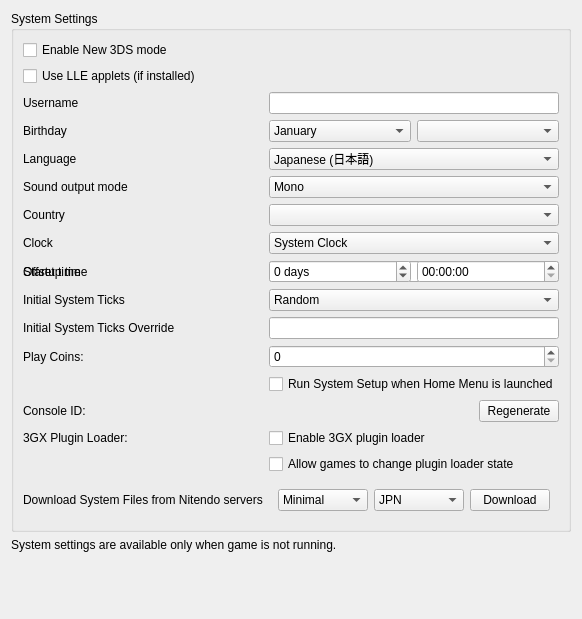
<?xml version="1.0" encoding="UTF-8"?>
<ui version="4.0">
 <class>ConfigureSystem</class>
 <widget class="QWidget" name="ConfigureSystem">
  <property name="geometry">
   <rect>
    <x>0</x>
    <y>0</y>
    <width>535</width>
    <height>619</height>
   </rect>
  </property>
  <property name="windowTitle">
   <string>Form</string>
  </property>
  <layout class="QHBoxLayout" name="horizontalLayout">
   <item>
    <layout class="QVBoxLayout" name="verticalLayout">
     <item>
      <widget class="QGroupBox" name="group_system_settings">
       <property name="title">
        <string>System Settings</string>
       </property>
       <layout class="QGridLayout" name="gridLayout">
        <item row="1" column="0">
         <widget class="QCheckBox" name="toggle_new_3ds">
          <property name="text">
           <string>Enable New 3DS mode</string>
          </property>
         </widget>
        </item>
        <item row="2" column="0">
         <widget class="QCheckBox" name="toggle_lle_applets">
          <property name="text">
           <string>Use LLE applets (if installed)</string>
          </property>
         </widget>
        </item>
        <item row="3" column="1">
         <widget class="QLineEdit" name="edit_username">
          <property name="sizePolicy">
           <sizepolicy hsizetype="Preferred" vsizetype="Fixed">
            <horstretch>0</horstretch>
            <verstretch>0</verstretch>
           </sizepolicy>
          </property>
          <property name="maxLength">
           <number>10</number>
          </property>
         </widget>
        </item>
        <item row="3" column="0">
         <widget class="QLabel" name="label_username">
          <property name="text">
           <string>Username</string>
          </property>
         </widget>
        </item>
        <item row="4" column="0">
         <widget class="QLabel" name="label_birthday">
          <property name="text">
           <string>Birthday</string>
          </property>
         </widget>
        </item>
        <item row="4" column="1">
         <layout class="QHBoxLayout" name="horizontalLayout_birthday2">
          <item>
           <widget class="QComboBox" name="combo_birthmonth">
            <item>
             <property name="text">
              <string>January</string>
             </property>
            </item>
            <item>
             <property name="text">
              <string>February</string>
             </property>
            </item>
            <item>
             <property name="text">
              <string>March</string>
             </property>
            </item>
            <item>
             <property name="text">
              <string>April</string>
             </property>
            </item>
            <item>
             <property name="text">
              <string>May</string>
             </property>
            </item>
            <item>
             <property name="text">
              <string>June</string>
             </property>
            </item>
            <item>
             <property name="text">
              <string>July</string>
             </property>
            </item>
            <item>
             <property name="text">
              <string>August</string>
             </property>
            </item>
            <item>
             <property name="text">
              <string>September</string>
             </property>
            </item>
            <item>
             <property name="text">
              <string>October</string>
             </property>
            </item>
            <item>
             <property name="text">
              <string>November</string>
             </property>
            </item>
            <item>
             <property name="text">
              <string>December</string>
             </property>
            </item>
           </widget>
          </item>
          <item>
           <widget class="QComboBox" name="combo_birthday"/>
          </item>
         </layout>
        </item>
        <item row="5" column="0">
         <widget class="QLabel" name="label_language">
          <property name="text">
           <string>Language</string>
          </property>
         </widget>
        </item>
        <item row="5" column="1">
         <widget class="QComboBox" name="combo_language">
          <property name="toolTip">
           <string>Note: this can be overridden when region setting is auto-select</string>
          </property>
          <item>
           <property name="text">
            <string>Japanese (日本語)</string>
           </property>
          </item>
          <item>
           <property name="text">
            <string>English</string>
           </property>
          </item>
          <item>
           <property name="text">
            <string>French (français)</string>
           </property>
          </item>
          <item>
           <property name="text">
            <string>German (Deutsch)</string>
           </property>
          </item>
          <item>
           <property name="text">
            <string>Italian (italiano)</string>
           </property>
          </item>
          <item>
           <property name="text">
            <string>Spanish (español)</string>
           </property>
          </item>
          <item>
           <property name="text">
            <string>Simplified Chinese (简体中文)</string>
           </property>
          </item>
          <item>
           <property name="text">
            <string>Korean (한국어)</string>
           </property>
          </item>
          <item>
           <property name="text">
            <string>Dutch (Nederlands)</string>
           </property>
          </item>
          <item>
           <property name="text">
            <string>Portuguese (português)</string>
           </property>
          </item>
          <item>
           <property name="text">
            <string>Russian (Русский)</string>
           </property>
          </item>
          <item>
           <property name="text">
            <string>Traditional Chinese (正體中文)</string>
           </property>
          </item>
         </widget>
        </item>
        <item row="6" column="0">
         <widget class="QLabel" name="label_sound">
          <property name="text">
           <string>Sound output mode</string>
          </property>
         </widget>
        </item>
        <item row="6" column="1">
         <widget class="QComboBox" name="combo_sound">
          <item>
           <property name="text">
            <string>Mono</string>
           </property>
          </item>
          <item>
           <property name="text">
            <string>Stereo</string>
           </property>
          </item>
          <item>
           <property name="text">
            <string>Surround</string>
           </property>
          </item>
         </widget>
        </item>
        <item row="7" column="0">
         <widget class="QLabel" name="label_country">
          <property name="text">
           <string>Country</string>
          </property>
         </widget>
        </item>
        <item row="7" column="1">
         <widget class="QComboBox" name="combo_country"/>
        </item>
        <item row="8" column="0">
         <widget class="QLabel" name="label_init_clock">
          <property name="text">
           <string>Clock</string>
          </property>
         </widget>
        </item>
        <item row="8" column="1">
         <widget class="QComboBox" name="combo_init_clock">
          <item>
           <property name="text">
            <string>System Clock</string>
           </property>
          </item>
          <item>
           <property name="text">
            <string>Fixed Time</string>
           </property>
          </item>
         </widget>
        </item>
        <item row="9" column="0">
         <widget class="QLabel" name="label_init_time">
          <property name="text">
           <string>Startup time</string>
          </property>
         </widget>
        </item>
        <item row="9" column="1">
         <widget class="QDateTimeEdit" name="edit_init_time">
          <property name="displayFormat">
           <string>yyyy-MM-ddTHH:mm:ss</string>
          </property>
         </widget>
        </item>
        <item row="9" column="0">
         <widget class="QLabel" name="label_init_time_offset">
          <property name="text">
           <string>Offset time</string>
          </property>
         </widget>
        </item>
        <item row="9" column="1">
         <layout class="QGridLayout" name="edit_init_time_offset_grid">
          <item row="0" column="0">
           <widget class="QSpinBox" name="edit_init_time_offset_days">
            <property name="suffix">
             <string> days</string>
            </property>
            <property name="minimum">
             <number>-2147483648</number>
            </property>
            <property name="maximum">
             <number>2147483647</number>
            </property>
           </widget>
          </item>
          <item row="0" column="1">
           <widget class="QTimeEdit" name="edit_init_time_offset_time">
            <property name="displayFormat">
             <string>HH:mm:ss</string>
            </property>
           </widget>
          </item>
         </layout>
        </item>
        <item row="10" column="0">
         <widget class="QLabel" name="label_init_ticks_type">
          <property name="text">
           <string>Initial System Ticks</string>
          </property>
         </widget>
        </item>
        <item row="10" column="1">
         <widget class="QComboBox" name="combo_init_ticks_type">
          <item>
           <property name="text">
            <string>Random</string>
           </property>
          </item>
          <item>
           <property name="text">
            <string>Fixed</string>
           </property>
          </item>
         </widget>
        </item>
        <item row="11" column="0">
         <widget class="QLabel" name="label_init_ticks_value">
          <property name="text">
           <string>Initial System Ticks Override</string>
          </property>
         </widget>
        </item>
        <item row="11" column="1">
         <widget class="QLineEdit" name="edit_init_ticks_value">
          <property name="sizePolicy">
           <sizepolicy hsizetype="Preferred" vsizetype="Fixed">
            <horstretch>0</horstretch>
            <verstretch>0</verstretch>
           </sizepolicy>
          </property>
          <property name="maxLength">
           <number>20</number>
          </property>
         </widget>
        </item>
        <item row="12" column="0">
         <widget class="QLabel" name="label_play_coins">
          <property name="text">
           <string>Play Coins:</string>
          </property>
         </widget>
        </item>
        <item row="12" column="1">
         <widget class="QSpinBox" name="spinBox_play_coins">
          <property name="maximum">
           <number>300</number>
          </property>
         </widget>
        </item>
        <item row="13" column="1">
         <widget class="QCheckBox" name="toggle_system_setup">
          <property name="text">
           <string>Run System Setup when Home Menu is launched</string>
          </property>
         </widget>
        </item>
        <item row="14" column="0">
         <widget class="QLabel" name="label_console_id">
          <property name="text">
           <string>Console ID:</string>
          </property>
         </widget>
        </item>
        <item row="14" column="1">
         <widget class="QPushButton" name="button_regenerate_console_id">
          <property name="sizePolicy">
           <sizepolicy hsizetype="Fixed" vsizetype="Fixed">
            <horstretch>0</horstretch>
            <verstretch>0</verstretch>
           </sizepolicy>
          </property>
          <property name="layoutDirection">
           <enum>Qt::RightToLeft</enum>
          </property>
          <property name="text">
           <string>Regenerate</string>
          </property>
         </widget>
        </item>
        <item row="15" column="0">
         <widget class="QLabel" name="label_plugin_loader">
          <property name="text">
           <string>3GX Plugin Loader:</string>
          </property>
         </widget>
        </item>
        <item row="15" column="1">
         <widget class="QCheckBox" name="plugin_loader">
          <property name="text">
           <string>Enable 3GX plugin loader</string>
          </property>
         </widget>
        </item>
        <item row="16" column="1">
         <widget class="QCheckBox" name="allow_plugin_loader">
          <property name="text">
           <string>Allow games to change plugin loader state</string>
          </property>
         </widget>
        </item>
        <item row="17" column="0">
         <widget class="QLabel" name="label_nus_download">
          <property name="text">
           <string>Download System Files from Nitendo servers</string>
          </property>
         </widget>
        </item>
        <item row="17" column="1">
         <widget class="QWidget" name="body_nus_download">
          <layout class="QHBoxLayout" name="horizontalLayout_nus_download">
           <item>
            <widget class="QComboBox" name="combo_download_set">
             <item>
              <property name="text">
               <string>Minimal</string>
              </property>
             </item>
             <item>
              <property name="text">
               <string>Old 3DS</string>
              </property>
             </item>
             <item>
              <property name="text">
               <string>New 3DS</string>
              </property>
             </item>
            </widget>
           </item>
           <item>
            <widget class="QComboBox" name="combo_download_region">
             <item>
              <property name="text">
               <string>JPN</string>
              </property>
             </item>
             <item>
              <property name="text">
               <string>USA</string>
              </property>
             </item>
             <item>
              <property name="text">
               <string>EUR</string>
              </property>
             </item>
             <item>
              <property name="text">
               <string>AUS</string>
              </property>
             </item>
             <item>
              <property name="text">
               <string>CHN</string>
              </property>
             </item>
             <item>
              <property name="text">
               <string>KOR</string>
              </property>
             </item>
             <item>
              <property name="text">
               <string>TWN</string>
              </property>
             </item>
            </widget>
           </item>
           <item>
            <widget class="QPushButton" name="button_start_download">
             <property name="sizePolicy">
              <sizepolicy hsizetype="Fixed" vsizetype="Fixed">
               <horstretch>0</horstretch>
               <verstretch>0</verstretch>
              </sizepolicy>
             </property>
             <property name="layoutDirection">
              <enum>Qt::RightToLeft</enum>
             </property>
             <property name="text">
              <string>Download</string>
             </property>
            </widget>
           </item>
          </layout>
         </widget>
        </item>
       </layout>
      </widget>
     </item>
     <item>
      <widget class="QLabel" name="label_disable_info">
       <property name="text">
        <string>System settings are available only when game is not running.</string>
       </property>
       <property name="wordWrap">
        <bool>true</bool>
       </property>
      </widget>
     </item>
     <item>
      <spacer name="verticalSpacer">
       <property name="orientation">
        <enum>Qt::Vertical</enum>
       </property>
       <property name="sizeHint" stdset="0">
        <size>
         <width>20</width>
         <height>40</height>
        </size>
       </property>
      </spacer>
     </item>
    </layout>
   </item>
  </layout>
 </widget>
 <tabstops>
  <tabstop>toggle_new_3ds</tabstop>
  <tabstop>edit_username</tabstop>
  <tabstop>combo_birthmonth</tabstop>
  <tabstop>combo_birthday</tabstop>
  <tabstop>combo_language</tabstop>
  <tabstop>combo_sound</tabstop>
  <tabstop>combo_country</tabstop>
  <tabstop>combo_init_clock</tabstop>
  <tabstop>edit_init_time</tabstop>
  <tabstop>spinBox_play_coins</tabstop>
  <tabstop>button_regenerate_console_id</tabstop>
 </tabstops>
 <resources/>
 <connections/>
</ui>
